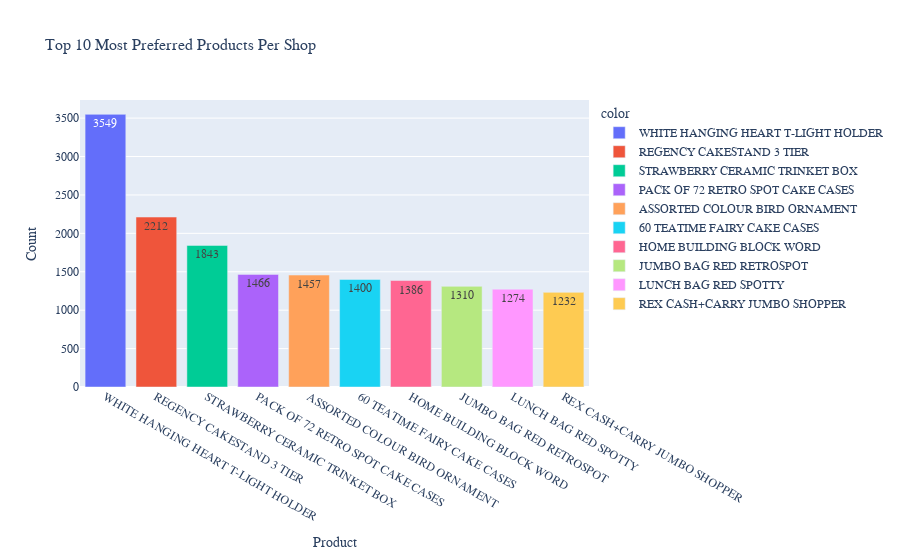

Write notebook code for a chart like this one.
### Code cell
most_preferred_products = df['Description'].value_counts()[:10]

fig = px.bar(x=most_preferred_products.index,
             y=most_preferred_products.values,
             color=most_preferred_products.index,
             text=most_preferred_products.values,
             title="Top 10 Most Preferred Products Per Shop",
             labels={'x': 'Product', 'y': 'Count'})

fig.update_layout(
    xaxis_title="Product",
    yaxis_title="Count",
    font=dict(size=12, family="Arial"),
    title_font=dict(size=16, family="Arial")
)

fig.show()

### Figure 1 — Plotly figure (JSON) as saved in the notebook; plotly's stock layout.template omitted (floating-point values rounded to 4 significant figures)
{"data": [{"alignmentgroup": "True", "hovertemplate": "color=WHITE HANGING HEART T-LIGHT HOLDER<br>Product=%{x}<br>Count=%{y}<br>text=%{text}<extra></extra>", "legendgroup": "WHITE HANGING HEART T-LIGHT HOLDER", "marker": {"color": "#636efa", "pattern": {"shape": ""}}, "name": "WHITE HANGING HEART T-LIGHT HOLDER", "offsetgroup": "WHITE HANGING HEART T-LIGHT HOLDER", "orientation": "v", "showlegend": true, "text": [3549], "textposition": "auto", "type": "bar", "x": ["WHITE HANGING HEART T-LIGHT HOLDER"], "xaxis": "x", "y": [3549], "yaxis": "y"}, {"alignmentgroup": "True", "hovertemplate": "color=REGENCY CAKESTAND 3 TIER<br>Product=%{x}<br>Count=%{y}<br>text=%{text}<extra></extra>", "legendgroup": "REGENCY CAKESTAND 3 TIER", "marker": {"color": "#EF553B", "pattern": {"shape": ""}}, "name": "REGENCY CAKESTAND 3 TIER", "offsetgroup": "REGENCY CAKESTAND 3 TIER", "orientation": "v", "showlegend": true, "text": [2212], "textposition": "auto", "type": "bar", "x": ["REGENCY CAKESTAND 3 TIER"], "xaxis": "x", "y": [2212], "yaxis": "y"}, {"alignmentgroup": "True", "hovertemplate": "color=STRAWBERRY CERAMIC TRINKET BOX<br>Product=%{x}<br>Count=%{y}<br>text=%{text}<extra></extra>", "legendgroup": "STRAWBERRY CERAMIC TRINKET BOX", "marker": {"color": "#00cc96", "pattern": {"shape": ""}}, "name": "STRAWBERRY CERAMIC TRINKET BOX", "offsetgroup": "STRAWBERRY CERAMIC TRINKET BOX", "orientation": "v", "showlegend": true, "text": [1843], "textposition": "auto", "type": "bar", "x": ["STRAWBERRY CERAMIC TRINKET BOX"], "xaxis": "x", "y": [1843], "yaxis": "y"}, {"alignmentgroup": "True", "hovertemplate": "color=PACK OF 72 RETRO SPOT CAKE CASES<br>Product=%{x}<br>Count=%{y}<br>text=%{text}<extra></extra>", "legendgroup": "PACK OF 72 RETRO SPOT CAKE CASES", "marker": {"color": "#ab63fa", "pattern": {"shape": ""}}, "name": "PACK OF 72 RETRO SPOT CAKE CASES", "offsetgroup": "PACK OF 72 RETRO SPOT CAKE CASES", "orientation": "v", "showlegend": true, "text": [1466], "textposition": "auto", "type": "bar", "x": ["PACK OF 72 RETRO SPOT CAKE CASES"], "xaxis": "x", "y": [1466], "yaxis": "y"}, {"alignmentgroup": "True", "hovertemplate": "color=ASSORTED COLOUR BIRD ORNAMENT<br>Product=%{x}<br>Count=%{y}<br>text=%{text}<extra></extra>", "legendgroup": "ASSORTED COLOUR BIRD ORNAMENT", "marker": {"color": "#FFA15A", "pattern": {"shape": ""}}, "name": "ASSORTED COLOUR BIRD ORNAMENT", "offsetgroup": "ASSORTED COLOUR BIRD ORNAMENT", "orientation": "v", "showlegend": true, "text": [1457], "textposition": "auto", "type": "bar", "x": ["ASSORTED COLOUR BIRD ORNAMENT"], "xaxis": "x", "y": [1457], "yaxis": "y"}, {"alignmentgroup": "True", "hovertemplate": "color=60 TEATIME FAIRY CAKE CASES<br>Product=%{x}<br>Count=%{y}<br>text=%{text}<extra></extra>", "legendgroup": "60 TEATIME FAIRY CAKE CASES", "marker": {"color": "#19d3f3", "pattern": {"shape": ""}}, "name": "60 TEATIME FAIRY CAKE CASES", "offsetgroup": "60 TEATIME FAIRY CAKE CASES", "orientation": "v", "showlegend": true, "text": [1400], "textposition": "auto", "type": "bar", "x": ["60 TEATIME FAIRY CAKE CASES"], "xaxis": "x", "y": [1400], "yaxis": "y"}, {"alignmentgroup": "True", "hovertemplate": "color=HOME BUILDING BLOCK WORD<br>Product=%{x}<br>Count=%{y}<br>text=%{text}<extra></extra>", "legendgroup": "HOME BUILDING BLOCK WORD", "marker": {"color": "#FF6692", "pattern": {"shape": ""}}, "name": "HOME BUILDING BLOCK WORD", "offsetgroup": "HOME BUILDING BLOCK WORD", "orientation": "v", "showlegend": true, "text": [1386], "textposition": "auto", "type": "bar", "x": ["HOME BUILDING BLOCK WORD"], "xaxis": "x", "y": [1386], "yaxis": "y"}, {"alignmentgroup": "True", "hovertemplate": "color=JUMBO BAG RED RETROSPOT<br>Product=%{x}<br>Count=%{y}<br>text=%{text}<extra></extra>", "legendgroup": "JUMBO BAG RED RETROSPOT", "marker": {"color": "#B6E880", "pattern": {"shape": ""}}, "name": "JUMBO BAG RED RETROSPOT", "offsetgroup": "JUMBO BAG RED RETROSPOT", "orientation": "v", "showlegend": true, "text": [1310], "textposition": "auto", "type": "bar", "x": ["JUMBO BAG RED RETROSPOT"], "xaxis": "x", "y": [1310], "yaxis": "y"}, {"alignmentgroup": "True", "hovertemplate": "color=LUNCH BAG RED SPOTTY<br>Product=%{x}<br>Count=%{y}<br>text=%{text}<extra></extra>", "legendgroup": "LUNCH BAG RED SPOTTY", "marker": {"color": "#FF97FF", "pattern": {"shape": ""}}, "name": "LUNCH BAG RED SPOTTY", "offsetgroup": "LUNCH BAG RED SPOTTY", "orientation": "v", "showlegend": true, "text": [1274], "textposition": "auto", "type": "bar", "x": ["LUNCH BAG RED SPOTTY"], "xaxis": "x", "y": [1274], "yaxis": "y"}, {"alignmentgroup": "True", "hovertemplate": "color=REX CASH+CARRY JUMBO SHOPPER<br>Product=%{x}<br>Count=%{y}<br>text=%{text}<extra></extra>", "legendgroup": "REX CASH+CARRY JUMBO SHOPPER", "marker": {"color": "#FECB52", "pattern": {"shape": ""}}, "name": "REX CASH+CARRY JUMBO SHOPPER", "offsetgroup": "REX CASH+CARRY JUMBO SHOPPER", "orientation": "v", "showlegend": true, "text": [1232], "textposition": "auto", "type": "bar", "x": ["REX CASH+CARRY JUMBO SHOPPER"], "xaxis": "x", "y": [1232], "yaxis": "y"}], "layout": {"autosize": true, "barmode": "relative", "font": {"family": "Arial", "size": 12}, "legend": {"title": {"text": "color"}, "tracegroupgap": 0}, "title": {"font": {"family": "Arial", "size": 16}, "text": "Top 10 Most Preferred Products Per Shop"}, "xaxis": {"anchor": "y", "autorange": true, "domain": [0, 1], "range": [-0.5, 9.5], "title": {"text": "Product"}, "type": "category"}, "yaxis": {"anchor": "x", "autorange": true, "domain": [0, 1], "range": [0, 3736.0], "title": {"text": "Count"}, "type": "linear"}}}
